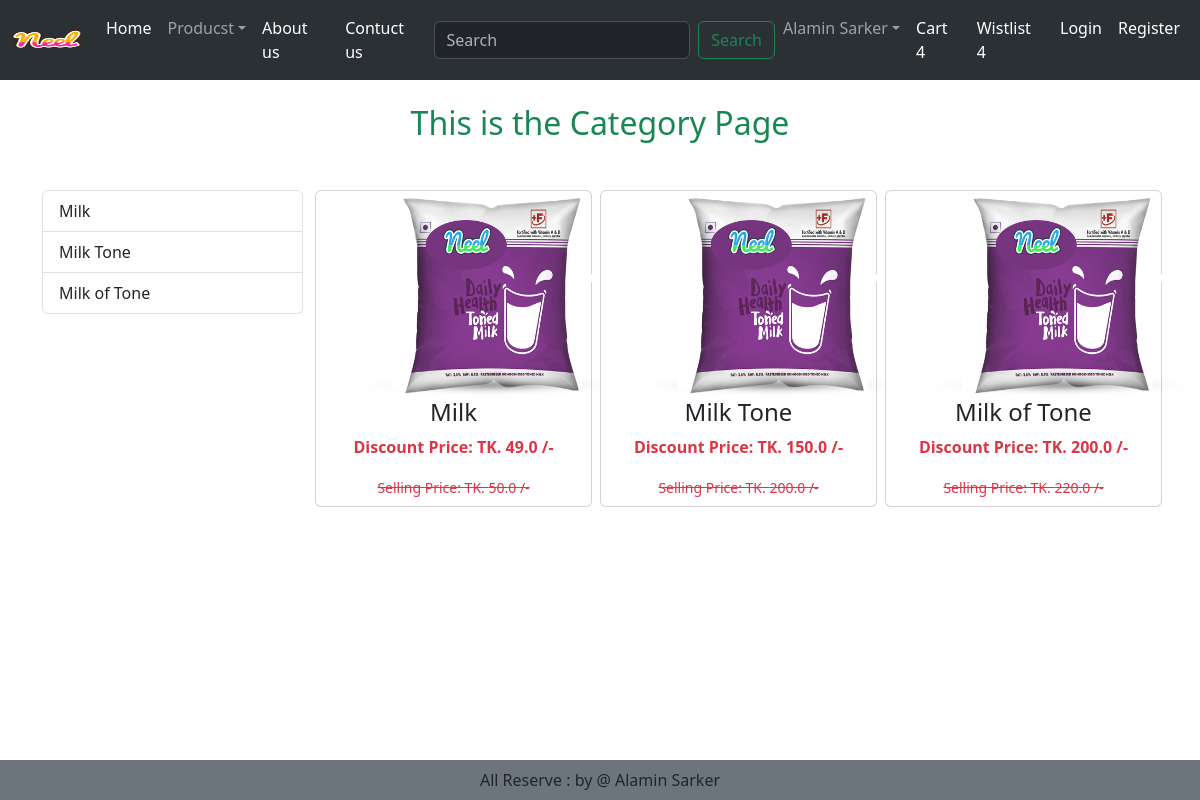
The page /category/ML on the database its author committed.
### mainapp/models.py (models this page shows, shortened)
class Products(models.Model):
    title = models.CharField(max_length=100)
    selling_prices = models.FloatField()
    discount_prices = models.FloatField()
    description = models.TextField()
    composition = models.TextField(default='')
    prodapp = models.TextField(default='')
    category = models.CharField(choices=CHOISE_CATEGORIES, max_length=2)
    product_image = models.ImageField(upload_to='products_images/')
    class Meta:
        db_table = 'products'

### mainapp/views.py (the view)
# urls.py: path('category/<slug:val>', CategoryView.as_view(), name='category'),
class CategoryView(View):
    def get(self, request, val):
        products = Products.objects.filter(category=val)
        title = Products.objects.filter(category=val).values('title')
        return render(request, 'mainapp/category.html', locals())

### mainapp/templates/mainapp/category.html (shortened to what this page needs)
{% extends 'mainapp/base.html' %} {% load static %}  {% block main-content %}
<h2 class="text-success text-center my-4">This is the Category Page</h2>
<div class="container my-5">
  <div class="row">
    <div class="col-sm-3">
      <div class="list-group">
        {% for val in title %}
        <a
          href="{% url 'category-title' val.title %}"
          class="list-group-item list-group-item-action"
          aria-current="true"
          >{{val.title}}
        </a>
        {% endfor %}
      </div>
    </div>
    <div class="col-sm-9">
      <div class="row">
        {% for product in products %}
        <div class="col card me-2 text-center">
          <a href="{% url 'product-details' product.id %}" class="btn">
            <div>
              <img
                src="{{ product.product_image.url }}"
                width="300px"
                height="200px"
                alt="Product_Images"
              />
              <h4>{{product.title}}</h4>
              <p class="text-danger fw-bold">
                Discount Price: TK. {{product.discount_prices}} /-
              </p>
              <small class="text-danger text-decoration-line-through">
                Selling Price: TK. {{product.selling_prices}} /-
              </small>
            </div>
          </a>
        </div>
        {% endfor %}
      </div>
    </div>
  </div>
</div>
{% endblock main-content %}

### rows shown on the page
Products: product_image (picture), title "Milk", discount_prices "49.0", selling_prices "50.0"
Products: product_image (picture), title "Milk Tone", discount_prices "150.0", selling_prices "200.0"
Products: product_image (picture), title "Milk of Tone", discount_prices "200.0", selling_prices "220.0"

### other values the page prints
{{ val.title }} "Milk" "Milk Tone" "Milk of Tone"
